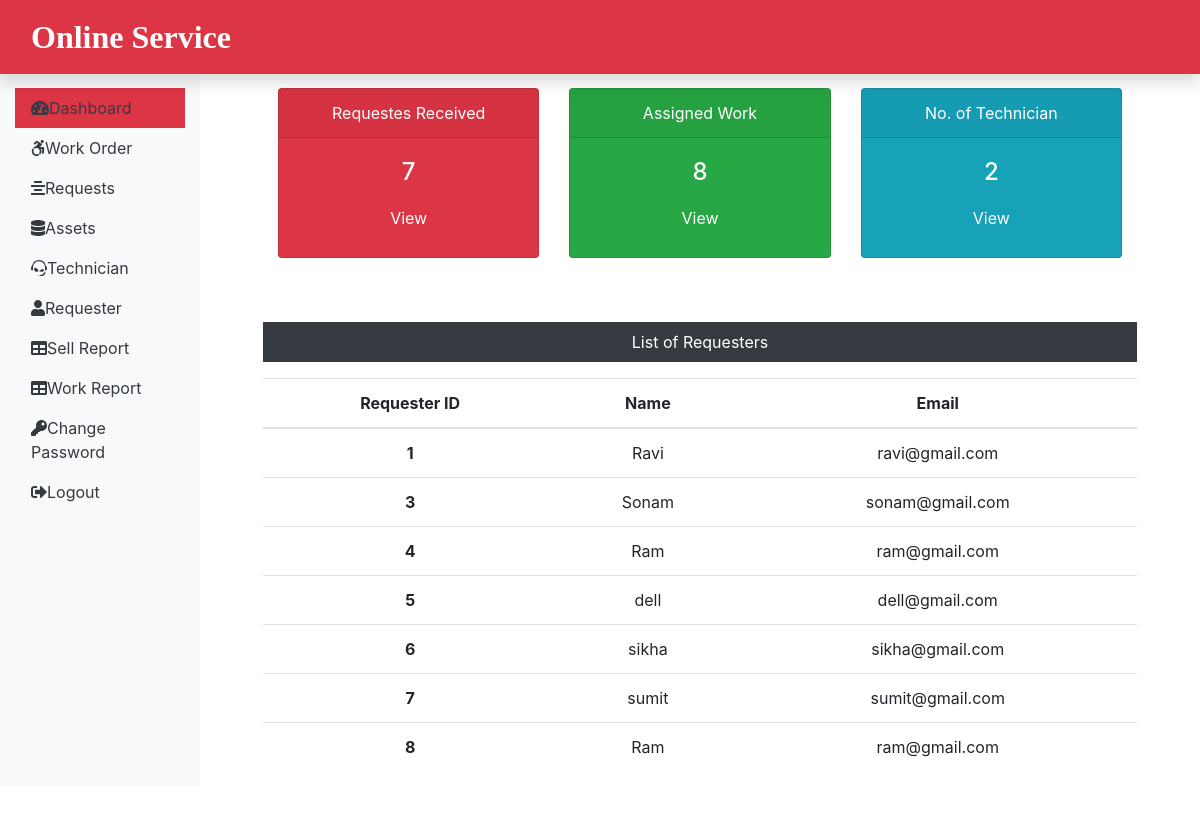
Screenshot of /admin/dashboard.php (signed in) with the database file from the repository.
### tables this page shows
CREATE TABLE `requesterlogin_db` (
  `r_login_id` int(11) NOT NULL,
  `r_name` varchar(60) NOT NULL,
  `r_email` varchar(60) NOT NULL,
  `r_password` varchar(60) NOT NULL
);

### admin/dashboard.php (the view, shortened to what this page needs)
<?php
include('../dbConnection.php');
$sql = "SELECT max(requester_id) FROM submitrequest_tb";
$result = $conn->query($sql);
$row = $result->fetch_row();
$request = $row[0];
$sql = "SELECT max(request_id) FROM assignwork_tb";
$result = $conn->query($sql);
$row = $result->fetch_row();
$work = $row[0];
$sql = "SELECT * FROM technician_tb";
$result = $conn->query($sql);
$tech = $result->num_rows;
?>
<?php include('includes/header.php'); ?>
<div class="col-sm-9 col-md-10">
	<div class="row mx-5 text-center">
		<div class="col-sm-4 mt-5">
			<div class="card bg-danger text-white" style="max-width: 18rem;">
				<div class="card-header">
					Requestes Received
				</div>
				<div class="card-body">
					<h4 class="card-title"><?php echo $request; ?></h4>
					<a class="btn text-white" href="request.php">View</a>
				</div>
			</div>
		</div>
		<div class="col-sm-4 mt-5">
			<div class="card bg-success text-white mb-3" style="max-width: 18rem;">
				<div class="card-header">
					Assigned Work
				</div>
				<div class="card-body">
					<h4 class="card-title">
					<?php echo $work; ?>
					</h4>
                    <a class="btn text-white" href="work.php">View</a>
				</div>
			</div>
		</div>
         <div class="col-sm-4 mt-5">
         	<div class="card bg-info text-white">
         		<div class="card-header">
         			No. of Technician
         		</div>
         		<div class="card-body">
         			<h4 class="card-title"><?php echo $tech; ?></h4>
         			<a class="btn text-white" href="technician.php">View</a>
         		</div>
         	</div>
         </div>
     </div>
<div class="text-center mx-5 mt-5">
<p class="bg-dark text-white p-2">List of Requesters</p>
<?php
$sql = "SELECT * FROM requesterlogin_db";
$result = $conn->query($sql);
if($result->num_rows > 0){
echo '<table class="table">
<thead>
<tr>
<th>Requester ID</th>
<th>Name</th>
<th>Email</th>
</tr>
</thead>
<tbody>';
while($row = $result->fetch_assoc()){
	$rid = $row['r_login_id'];
	$rname = $row['r_name'];
	$remail = $row['r_email'];
echo "<tr>";
echo "<th>$rid</th>";
echo "<td>$rname</td>";
echo "<td>$remail</td>";
echo "</tr>";
  }
echo "</tbody>";
echo " </table>";
}
?>
</div>
</div>
<?php include('includes/footer.php'); ?>

### admin/includes/header.php (shortened to what this page needs)
<!DOCTYPE html>
<html>
<head>
	<link rel="stylesheet" href="../CSS/bootstrap.min.css.css">
	<link rel="stylesheet" href="../CSS/all.min.css.css">
	<link rel="stylesheet" href="../CSS/custom.css">
</head>
<body>
<nav class="navbar navbar-dark fixed-top shadow bg-danger">
	<a class="navbar-brand col-sm-3 col-md-2" href="dashboard.php">Online Service</a>
</nav>
<div class="container-fluid mb-5" style="margin-top: 40px;">
<div class="row">
	<nav class="col-sm-3 col-md-2 py-5 sidebar bg-light d-print-none">
		<div class="sidebar-sticky">
			<ul class="nav flex-column">
				<li class="nav-item">
					<a class="nav-link text-dark <?php if(PAGE == dashboard){ echo "active"; } ?>" href="dashboard.php"><i class="fas fa-tachometer-alt"></i>Dashboard</a>
				</li>
				<li class="nav-item">
					<a class="nav-link text-dark <?php if(PAGE == work){ echo "active"; } ?>" href="work.php"><i class="fab fa-accessible-icon"></i>Work Order</a>
				</li>
				<li class="nav-item">
					<a class="nav-link text-dark <?php if(PAGE == requests){ echo "active"; } ?>" href="Request.php"><i class="fas fa-align-center"></i>Requests</a>
				</li>
				<li class="nav-item">
					<a class="nav-link text-dark <?php if(PAGE == assets){ echo "active"; } ?>" href="assets.php"><i class="fas fa-database"></i>Assets</a>
				</li>
				<li class="nav-item">
					<a class="nav-link text-dark <?php if(PAGE == technician){ echo "active"; } ?>" href="technician.php"><i class="fab fa-teamspeak"></i>Technician</a>
				</li>
				<li class="nav-item">
					<a class="nav-link text-dark <?php if(PAGE == requester){ echo "active"; } ?>" href="Requester.php"><i class="fas fa-user"></i>Requester</a>
				</li>
				<li class="nav-item">
					<a class="nav-link text-dark <?php if(PAGE == sell_report){ echo "active"; } ?>" href="sellproductreport.php"><i class="fas fa-table"></i>Sell Report</a>
				</li>
				<li>
					<a class="nav-link text-dark <?php if(PAGE == work_report){ echo "active"; } ?>" href="workreport.php"><i class="fas fa-table"></i>Work Report</a>
				</li>
				<li class="nav-item">
					<a class="nav-link text-dark <?php if(PAGE == change_pass){ echo "active"; } ?>" href="changepass.php"><i class="fas fa-key"></i>Change Password</a>
				</li>
				<li class="nav-item">
					<a class="nav-link text-dark" href="../logout.php"><i class="fas fa-sign-out-alt"></i>Logout</a>
				</li>
			</ul>
		</div>
	</nav>

### admin/includes/footer.php (shortened to what this page needs)
</div>
</div>
</body>
</html>

### CSS/all.min.css.css (style rules this page uses)
.fa-accessible-icon:before { content:"\f368" }
.fa-align-center:before { content:"\f037" }
.fa-database:before { content:"\f1c0" }
.fa-key:before { content:"\f084" }
.fa-sign-out-alt:before { content:"\f2f5" }
.fa-table:before { content:"\f0ce" }
.fa-tachometer-alt:before { content:"\f3fd" }
.fa-teamspeak:before { content:"\f4f9" }
.fa-user:before { content:"\f007" }

### CSS/custom.css (style rules this page uses)
.navbar-brand { font-weight: 1200 !important; }
.navbar-brand { font-family: 'Ubuntu' , san-serif; font-size:2em; font-weight: bold; }
.nav-item a { color:#fff; }
a { color:black; }
.active { color:white; background-color:#DC3545; }

### rows the page displays
requesterlogin_db: r_login_id "1", r_name "Ravi", r_email "ravi@gmail.com"
requesterlogin_db: r_login_id "3", r_name "Sonam", r_email "sonam@gmail.com"
requesterlogin_db: r_login_id "4", r_name "Ram", r_email "ram@gmail.com"
requesterlogin_db: r_login_id "5", r_name "dell", r_email "dell@gmail.com"
requesterlogin_db: r_login_id "6", r_name "sikha", r_email "sikha@gmail.com"
requesterlogin_db: r_login_id "7", r_name "sumit", r_email "sumit@gmail.com"
requesterlogin_db: r_login_id "8", r_name "Ram", r_email "ram@gmail.com"

### other values shown
$request "7"
$work "8"
$tech "2"
